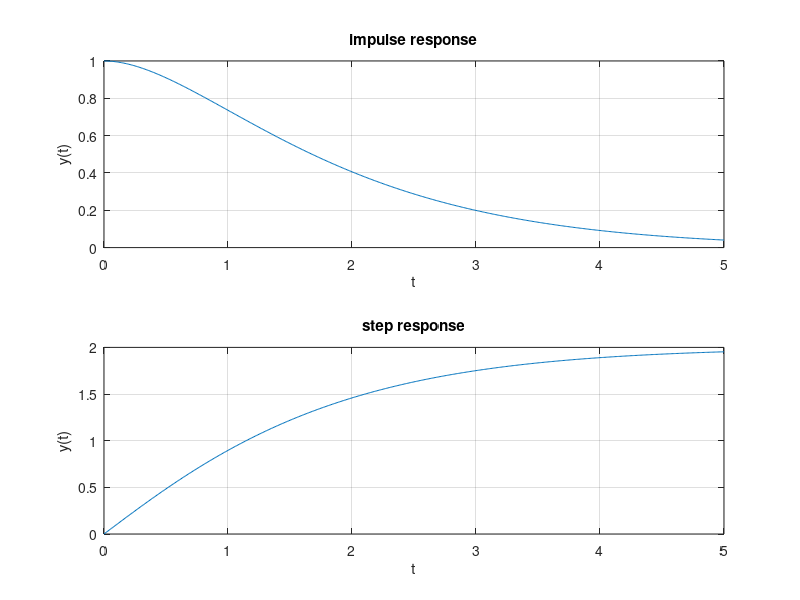

Write MATLAB code to recreate this figure.
clc;
clear;
% build system
a = [1, 2, 1];
b = [0, 1, 2];
sys = tf(b, a);
% compute responses
t = 0:0.01:5;
y1 = impulse(sys, t);
y2 = step(sys, t);
% plot impulse response
subplot(2, 1, 1);
plot(t, y1);
grid on;
title('impulse response');
xlabel('t');
ylabel('y(t)');
% plot step response
subplot(2, 1, 2);
plot(t, y2);
grid on;
title('step response');
xlabel('t');
ylabel('y(t)');
